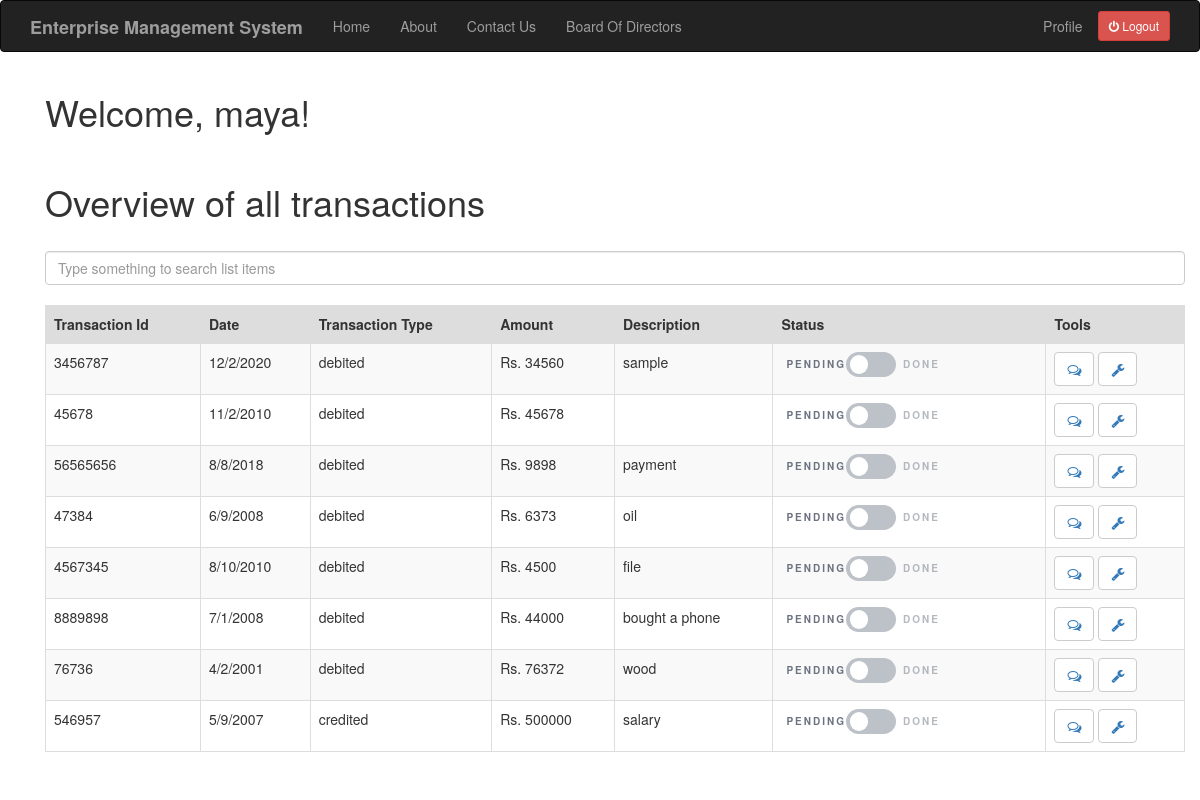
Screenshot of /acc_index (signed in) with the database file from the repository.
### app/models.py (models this page shows, shortened)
class User(UserMixin,db.Model):
    id = db.Column(db.Integer,primary_key=True)
    username = db.Column(db.String(64), index=True,unique=True)
    email = db.Column(db.String(120),index=True,unique=True)
    password_hash = db.Column(db.String(128))
    job = db.Column(db.String(64))
    posts = db.relationship('Post',backref='author',lazy='dynamic')
    comment = db.relationship('Comment',backref='comment_by',lazy='dynamic')
    about_me = db.Column(db.String(140))
    last_seen = db.Column(db.DateTime, default=datetime.utcnow)

class Transaction(db.Model):
    id = db.Column(db.Integer,primary_key=True)
    tr_id = db.Column(db.Integer)
    date = db.Column(db.String(64))
    description = db.Column(db.String(140))
    tr_type = db.Column(db.String(64))
    amount = db.Column(db.Integer)
    valid = db.Column(db.Boolean, default=False)
    user_id = db.Column(db.Integer,db.ForeignKey('user.id'))
    comment = db.relationship('Comment',backref='comment_of',lazy='dynamic')
    document = db.relationship('Document',backref='document_of',lazy='dynamic')

### app/routes.py (the view)
@app.route('/acc_index')
@login_required
def acc_index():
    link = 3
    transaction = Transaction.query.filter_by(user_id=link)
    return render_template("acc_index.html", title='HomePage',transaction=transaction)

### app/models.py (called while the page is built)
@login.user_loader
def load_user(id):
    return User.query.get(int(id))

### app/routes.py (called while the page is built)
@app.before_request
def before_request():
    if current_user.is_authenticated:
        current_user.last_seen = datetime.utcnow()
        db.session.commit()

### app/templates/acc_index.html (shortened to what this page needs)
{% extends "base.html" %}
{% block app_content %}
<link rel="stylesheet" href="https://cdnjs.cloudflare.com/ajax/libs/font-awesome/4.7.0/css/font-awesome.min.css">
	<div class="container">
		<h1>Welcome, {{ current_user.username }}!</h1>
		<br>
		<h1>Overview of all transactions</h1>
		<br>
		<input class="form-control mb-4" id="tableSearch" type="text" placeholder="Type something to search list items">
        <br>
        <table class="table table-bordered table-striped" id="keywords" class="tablesorter">
            <thead>
                <tr style="background-color: #dddddd">
                    <th>Transaction Id</th>
                    <th>Date</th>
                    <th>Transaction Type</th>
                    <th>Amount</th>
                    <th>Description</th>
                    <th>Status</th>
                    <th>Tools</th>
                </tr>
            </thead>
            <tbody id="myTable">
            {% for po in transaction %}
                <tr>
                    <td>{{ po.tr_id }}</td>
                    <td>{{ po.date }}</td>
                    <td>{{ po.tr_type }}</td>
                    <td>Rs. {{ po.amount }}</td>
                    <td>{{ po.description }}</td>
                    <td>
                      <div class="col-sm-5">
      						      <button type="button" class="btn btn-lg btn-toggle" data-toggle="button" aria-pressed="false" autocomplete="off">
        					       <div class="handle"></div>
      						      </button>
    					        </div>
                    </td>
                    <td> <button type="button" class='btn btn-default'><a href="{{ url_for('add_comment', trans_id = po.id) }}"><i class="fa fa-comments-o" aria-hidden="true"></i></a></button>
                    <button type="button" class="btn btn-default"><a href="{{ url_for('update_status', trans_id = po.id)}}"><i class="fa fa-wrench" aria-hidden="true"></i></a></button>
                    </td>
                </tr>
            {% endfor %}
            </tbody>
        </table>
	</div>
{% endblock %}

### app/templates/acc_index.html (style rules this page uses)
.btn-toggle { margin: 0 4rem; padding: 0; position: relative; border: none; height: 1.5rem; width: 3rem; border-radius: 1.5rem; color: #6b7381; background: #bdc1c8; }
.btn-toggle:before, .btn-toggle:after { line-height: 1.5rem; width: 4rem; text-align: center; font-weight: 600; font-size: 0.75rem; text-transform: uppercase; letter-spacing: 2px; position: absolute; bottom: 0; transition: opacity 0.25s; }
.btn-toggle:before, .btn-toggle:after { color: #6b7381; }
.btn-toggle.btn-lg { margin: 0 5rem; padding: 0; position: relative; border: none; height: 2.5rem; width: 5rem; border-radius: 2.5rem; }
.btn-toggle.btn-lg:before, .btn-toggle.btn-lg:after { line-height: 2.5rem; width: 5rem; text-align: center; font-weight: 600; font-size: 1rem; text-transform: uppercase; letter-spacing: 2px; position: absolute; bottom: 0; transition: opacity 0.25s; }
.btn-toggle.btn-lg:before { content: 'Pending'; left: -6rem; }
.btn-toggle.btn-lg:after { content: 'Done'; right: -5rem; opacity: 0.5; }
.btn-toggle.btn-lg > .handle { position: absolute; top: 0.3125rem; left: 0.3125rem; width: 1.875rem; height: 1.875rem; border-radius: 1.875rem; background: #fff; transition: left 0.25s; }

### rows the page displays
User: username "maya"
Transaction: tr_id "3456787", date "12/2/2020", tr_type "debited", amount "34560", description "sample"
Transaction: tr_id "45678", date "11/2/2010", tr_type "debited", amount "45678"
Transaction: tr_id "56565656", date "8/8/2018", tr_type "debited", amount "9898", description "payment"
Transaction: tr_id "47384", date "6/9/2008", tr_type "debited", amount "6373", description "oil"
Transaction: tr_id "4567345", date "8/10/2010", tr_type "debited", amount "4500", description "file"
Transaction: tr_id "8889898", date "7/1/2008", tr_type "debited", amount "44000", description "bought a phone"
Transaction: tr_id "76736", date "4/2/2001", tr_type "debited", amount "76372", description "wood"
Transaction: tr_id "546957", date "5/9/2007", tr_type "credited", amount "500000", description "salary"
